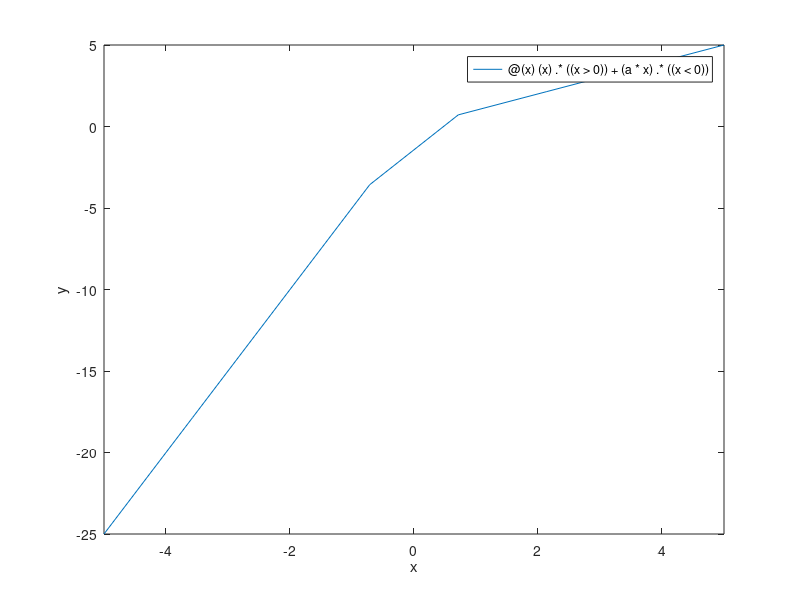

Source code (MATLAB):
%Parametric ReLU function
x = -10:0.01:10;
a = input('Enter the value of the slope')
y = @(x) (x).*((x > 0)) + (a*x).*((x < 0)) ;
fplot(y);
xlabel('x');
ylabel('y');
